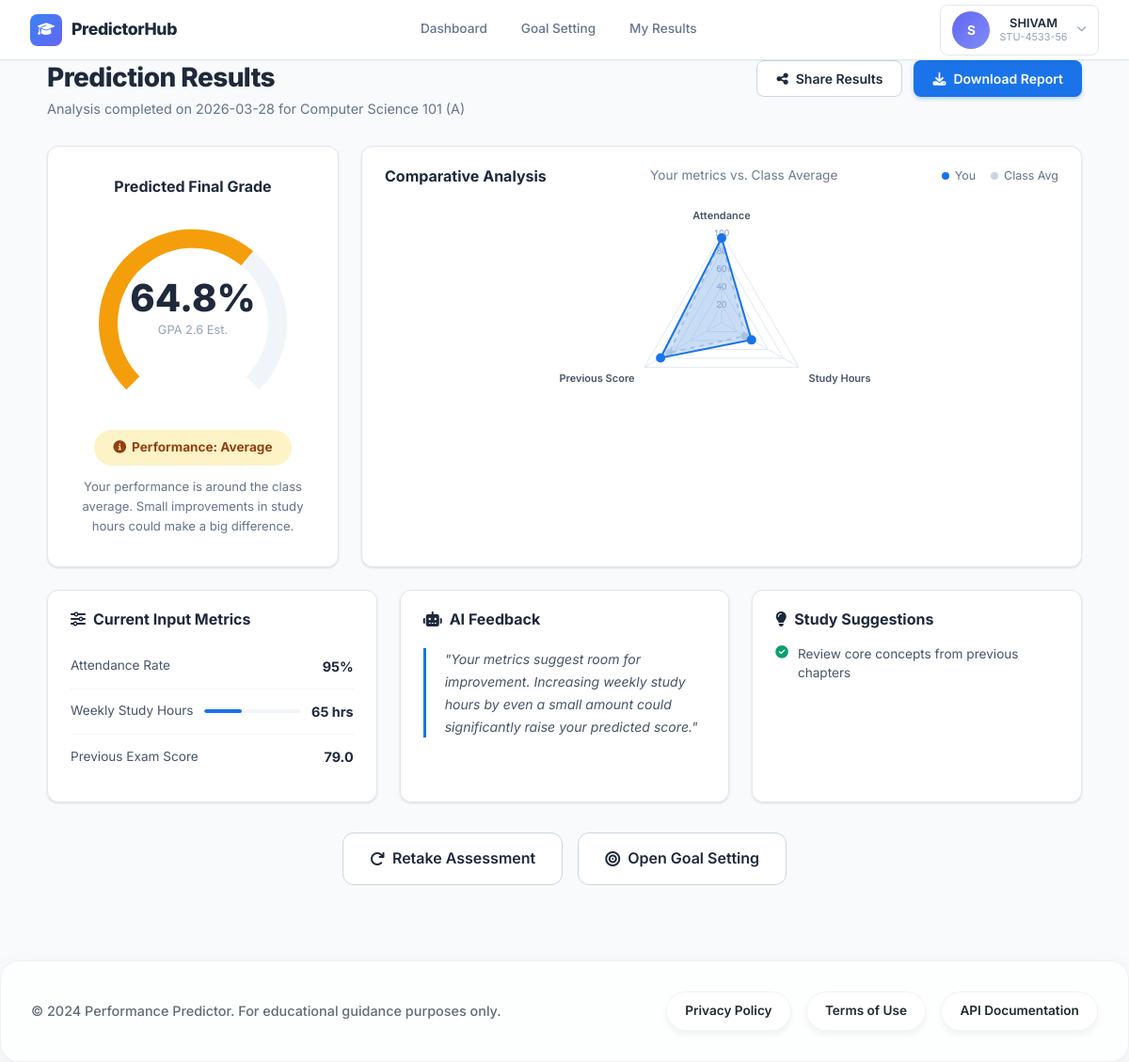
Page /student/result/18 (signed in) on the committed database.
### models/entities.py (models this page shows)
class Prediction(db.Model):
    __tablename__ = "predictions"
    id = db.Column(db.Integer, primary_key=True)
    user_id = db.Column(db.Integer, db.ForeignKey("users.id"), nullable=False, index=True)
    attendance = db.Column(db.Float, nullable=False)
    study_hours = db.Column(db.Float, nullable=False)
    previous_marks = db.Column(db.Float, nullable=False)
    assignments = db.Column(db.Float, nullable=False, default=0)
    internal_marks = db.Column(db.Float, nullable=False, default=0)
    class_name = db.Column(db.Text, nullable=False, index=True)
    section = db.Column(db.Text, default="A")
    predicted_score = db.Column(db.Float, nullable=False, index=True)
    performance_label = db.Column(db.Text, nullable=False, index=True)
    created_at = db.Column(db.DateTime, server_default=db.func.current_timestamp(), index=True)
    gender = db.Column(db.Text, nullable=True)
    extracurricular = db.Column(db.Text, nullable=True)
    internet_access = db.Column(db.Text, nullable=True)
    parental_education = db.Column(db.Text, nullable=True)
    user = db.relationship("User", back_populates="predictions")

### routes/student.py (the view)
@student_bp.route("/student/result/<int:pred_id>")
@login_required
def student_result(pred_id):
    prediction = Prediction.query.filter_by(id=pred_id, user_id=session["user_id"]).first()
    if not prediction:
        flash("Prediction not found.", "danger")
        return redirect(url_for("student.student_dashboard"))
    class_avg = (
        db.session.query(
            func.avg(Prediction.attendance).label("avg_attendance"),
            func.avg(Prediction.study_hours).label("avg_study"),
            func.avg(Prediction.previous_marks).label("avg_marks"),
            func.avg(Prediction.predicted_score).label("avg_score"),
        )
        .filter(Prediction.class_name == prediction.class_name)
        .first()
    )
    return render_template("student/result.html", prediction=prediction, class_avg=class_avg)

### templates/student/result.html (shortened to what this page needs)
{% extends "base.html" %}
{% block content %}
<div class="results-page">
    <div class="results-header">
        <div>
            <h1 class="page-title">Prediction Results</h1>
            <p class="page-subtitle">Analysis completed on {{ prediction.created_at.strftime('%Y-%m-%d') if prediction.created_at else 'Today' }} for {{ prediction.class_name }} ({{ prediction.section }})</p>
        </div>
        <div class="results-actions">
            <button class="btn btn-outline" onclick="window.print()">
                <i class="fas fa-share-alt"></i> Share Results
            </button>
            <button class="btn btn-primary" onclick="window.print()">
                <i class="fas fa-download"></i> Download Report
            </button>
        </div>
    </div>
    <div class="results-grid">
        <div class="card result-grade-card">
            <h3 class="card-title-center">Predicted Final Grade</h3>
            <div class="gauge-container">
                <canvas id="gaugeChart" width="200" height="200"></canvas>
                <div class="gauge-center-text">
                    <span class="gauge-score">{{ prediction.predicted_score }}%</span>
                    <span class="gauge-gpa">GPA {{ (prediction.predicted_score / 25)|round(1) }} Est.</span>
                </div>
            </div>
            <div class="performance-badge performance-{{ prediction.performance_label|lower }}">
                <i class="fas fa-{% if prediction.performance_label == 'Good' %}check-circle{% elif prediction.performance_label == 'Average' %}info-circle{% else %}exclamation-triangle{% endif %}"></i>
                Performance: {{ prediction.performance_label }}
            </div>
            <p class="result-note">
                {% if prediction.performance_label == 'Good' %}
                Your performance is currently in the top 15% of your class cohort. Keep up the consistent effort.
                {% elif prediction.performance_label == 'Average' %}
                Your performance is around the class average. Small improvements in study hours could make a big difference.
                {% else %}
                Your performance needs attention. Consider connecting with a tutor or advisor for additional support.
                {% endif %}
            </p>
        </div>
        <div class="card comparative-card">
            <div class="card-header">
                <h3>Comparative Analysis</h3>
                <p class="card-subtitle">Your metrics vs. Class Average</p>
                <div class="legend">
                    <span class="legend-item"><span class="legend-dot blue"></span> You</span>
                    <span class="legend-item"><span class="legend-dot gray"></span> Class Avg</span>
                </div>
            </div>
            <div class="card-body chart-body">
                <canvas id="radarChart"></canvas>
            </div>
        </div>
    </div>
    <div class="results-grid results-grid-2">
        <div class="card">
            <div class="card-header">
                <h3><i class="fas fa-sliders-h"></i> Current Input Metrics</h3>
            </div>
            <div class="card-body">
                <div class="metric-row">
                    <span class="metric-name">Attendance Rate</span>
                    <span class="metric-val">{{ prediction.attendance|round(0)|int }}%</span>
                </div>
                <div class="metric-row">
                    <span class="metric-name">Weekly Study Hours</span>
                    <div class="metric-bar-wrap">
                        <div class="metric-bar" style="width: {{ (prediction.study_hours / 168 * 100)|round(0) }}%"></div>
                    </div>
                    <span class="metric-val">{{ prediction.study_hours|round(0)|int }} hrs</span>
                </div>
                <div class="metric-row">
                    <span class="metric-name">Previous Exam Score</span>
                    <span class="metric-val">{{ prediction.previous_marks|round(1) }}</span>
                </div>
            </div>
        </div>
        <div class="card ai-feedback-card">
            <div class="card-header">
                <h3><i class="fas fa-robot"></i> AI Feedback</h3>
            </div>
            <div class="card-body">
                <blockquote class="ai-quote">
                    {% if prediction.performance_label == 'Good' %}
                    "Based on your current patterns, you are on track for a high grade. Consistently maintaining your attendance and study routine will ensure success."
                    {% elif prediction.performance_label == 'Average' %}
                    "Your metrics suggest room for improvement. Increasing weekly study hours by even a small amount could significantly raise your predicted score."
                    {% else %}
                    "Your current patterns indicate a risk of falling behind. Focus on improving attendance and setting a dedicated study routine immediately."
                    {% endif %}
                </blockquote>
            </div>
        </div>
        <div class="card improvement-card">
            <div class="card-header">
                <h3><i class="fas fa-lightbulb"></i> Study Suggestions</h3>
            </div>
            <div class="card-body">
                <ul class="improvement-list">
                    <li><i class="fas fa-check-circle"></i> Review core concepts from previous chapters</li>
                </ul>
            </div>
        </div>
    </div>
    <div class="results-actions-bottom">
        <a href="{{ url_for('student.student_dashboard') }}" class="btn btn-outline btn-lg">
            <i class="fas fa-redo"></i> Retake Assessment
        </a>
        <a href="{{ url_for('student.student_goal_setting') }}" class="btn btn-outline btn-lg">
            <i class="fas fa-bullseye"></i> Open Goal Setting
        </a>
    </div>
</div>
{% endblock %}
{% block scripts %}
<script>
document.addEventListener('DOMContentLoaded', function() {
    // Gauge Chart
    const score = {{ prediction.predicted_score }};
    renderGauge('gaugeChart', score);
    // Radar Chart
    const radarData = {
        labels: ['Attendance', 'Study Hours', 'Previous Score'],
        you: [
            {{ prediction.attendance }},
            {{ (prediction.study_hours / 168 * 100)|round(1) }},
            {{ prediction.previous_marks }}
        ],
        classAvg: [
            {{ class_avg.avg_attendance|round(1) if class_avg and class_avg.avg_attendance else 75 }},
            30,
            {{ class_avg.avg_marks|round(1) if class_avg and class_avg.avg_marks else 65 }}
        ]
    };
    renderRadarChart('radarChart', radarData);
});
</script>
{% endblock %}

### rows in the picture
Prediction: created_at "2026-03-28", class_name "Computer Science 101", section "A", predicted_score "64.8", (prediction.predicted_score/25)|round(1) "2.6", performance_label "Average", attendance "95", study_hours "65", previous_marks "79.0"

### other values in the picture
{{ session.get('user_name', 'S')[0] }} "S"
{{ session.get('user_name', 'Student') }} "SHIVAM"
{{ session.get('student_id', '') }} "STU-4533-56"
chart data {{ prediction.predicted_score }} 64.8
chart data {{ prediction.attendance }} 95.0
chart data {{ (prediction.study_hours / 168 * 100)|round(1) }} 38.7
chart data {{ prediction.previous_marks }} 79.0
